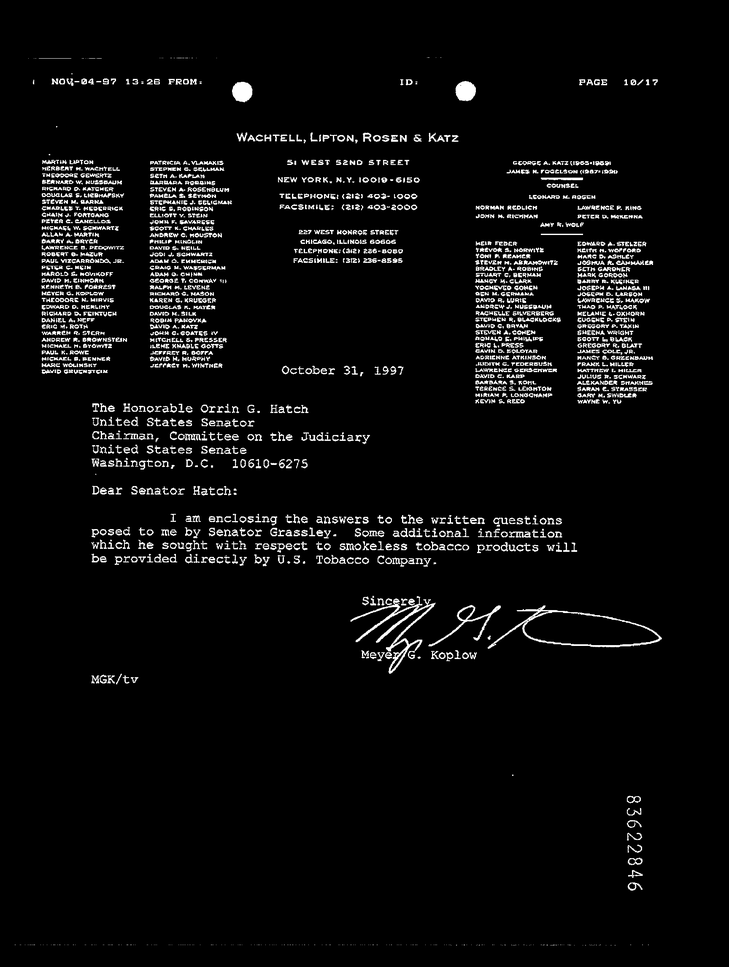
#> input picture Dataset_sig/aam09c00.png, 729 x 967 px, shrunk from 1728 x 2292 before the run; its folder holds only this picture in this run
$ jupyter execute --allow-errors Main.ipynb
#> lines starting #> are read from the running program, lines starting #| are printed output that depends on the picture; after the words box and inside, x2 and y2 are one past the last pixel; in counts of white or black regions, pixels touching at a corner belong together
[cell 1]
# Imports for project
#Current MO, copy a project and see if it works just for funsies

import os
import cv2
import matplotlib.pyplot as plt
import numpy as np
import matplotlib.pyplot as pylab

from skimage.io import imread
from skimage.color import rgb2gray, label2rgb
from skimage import measure, morphology, exposure
from skimage.measure import regionprops
#from skimage.filters import threshold_otsu
from skimage.morphology import square, dilation, closing

def plot_image(image, title=""):
    pylab.title(title, size=20), pylab.imshow(image)
    pylab.axis("off")

[cell 2]
#Get directory for the dataset, this has to be changed based on the name of the folder holding the image dataset
rootdir = '..\SignatureExtraction\Dataset_sig'

#Initialize an array for the images to analyze
docs = []

#Loop through the folder and append files to array
for subdir, _, files in os.walk(rootdir):
    for file in files:
        #There is a .txt file inside of the dataset
        if(file.endswith('.txt')):
            continue
        else:
            docs.append(os.path.join(subdir, file))
#> further down, im is the input picture: shape (967, 729); min 0, max 255, mean 11.8

#Loop for debugging
#for doc in docs:
#    print(doc)

[cell 3]
#Approach 2 for Signature Extraction
#Begin by defining the function where all signature extraction will take place
def signature_extraction(src_im):
    #Check if the input is a numpy array
    im = rgb2gray(src_im)

    #Threshold the image to ensure it's in binary
    im_t = cv2.threshold(im, 127, 255, cv2.THRESH_BINARY)[1]
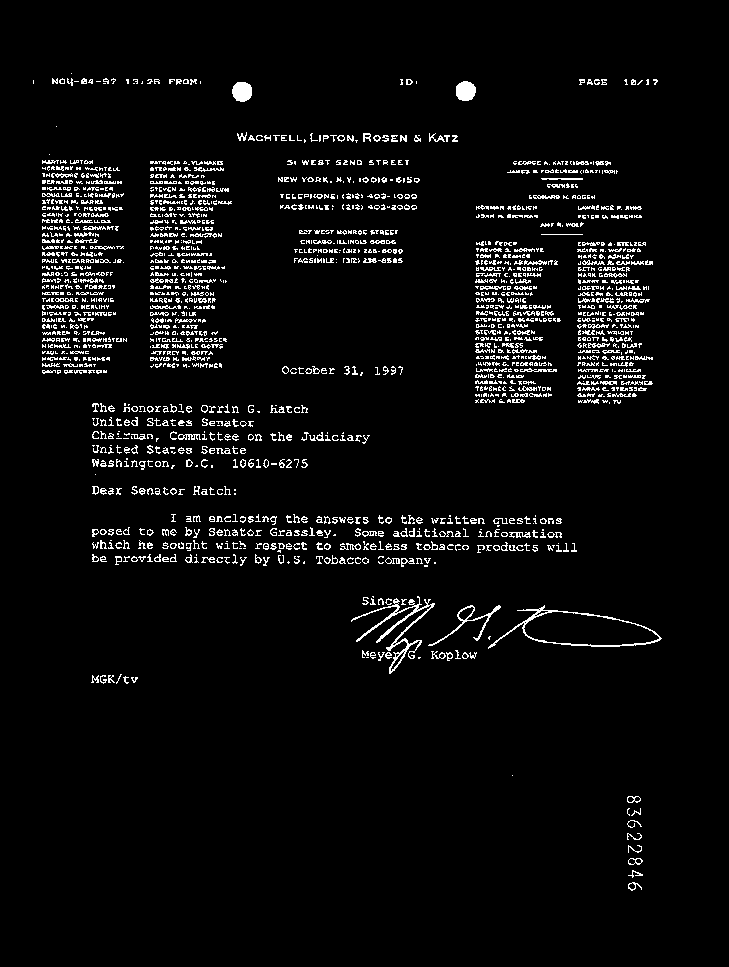
#> im_t: shape (967, 729); 4.5% white in thin lines or dots, all inside (x1, y1, x2, y2) = (33, 73, 662, 891)

    #Attempts to erode and dilate elements using different structures, failed
    """
    #Smaller elements
    structure = cv2.getStructuringElement(cv2.MORPH_CROSS, (2,2))
    eroded = cv2.erode(im_t, structure, iterations = 1)
    structure = cv2.getStructuringElement(cv2.MORPH_ELLIPSE, (2,2))
    dilated = cv2.dilate(eroded, structure, iterations = 1)
    """


    #Connected component analysis (according to link below)
    #measure.label creates an array of connected areas. If an area is connected then it shares the same integer values
    #https://scikit-image.org/docs/stable/api/skimage.measure.html#skimage.measure.label
    blobs_labels = measure.label(im_t, background=0)
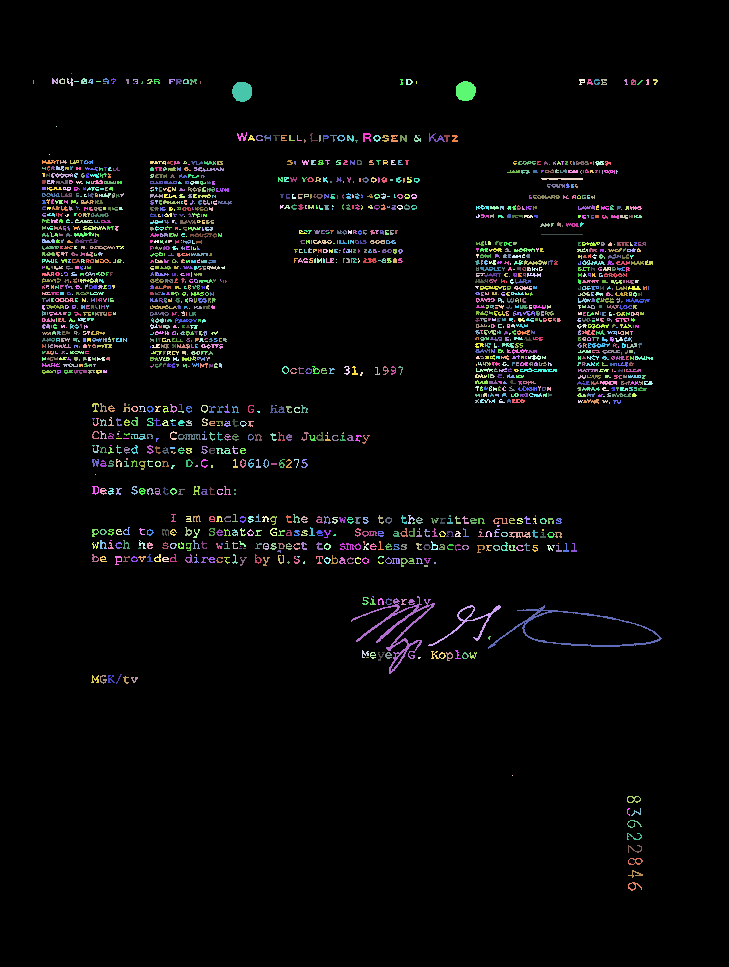
#> blobs_labels: shape (967, 729) int64; 1736 distinct labels, from 0 to 1735; one colour per label, 0 black

    #Parameter to control upper outlier range
    parameter_1 = 18
    #Parameter to control percentile range for lower boundary
    percent = 99.5

    #This is the method that loops through every connected component and finds the largest one
    #max_component = 0
    total_area = 0
    counter = 0
    average = 0.0

    areas = [r.area for r in regionprops(blobs_labels)]
#> areas = 1735 values, max 934 at index 1699, min 1 at index 0, mean 18.34
    percentile = np.percentile(sorted(areas), percent)
#> percentile = 73.33
    #print(string("Percentile: " + str(percentile))

    """
    #Method to find total area, used to find average
    for region in regionprops(blobs_labels):
        if (region.area > 10):
            total_area = total_area + region.area
            counter = counter + 1

    #This computes the average size of components, another approach
    #average = (total_area/counter)
    """

    #Debugging
    #print("the_biggest_component: " + str(max_component))
    #print("average: " + str(average))

    #This represents the threshold for elements too small
    small_outlier = percentile
#> small_outlier = 73.33

    #This computes the threshold for elements too large
    large_outlier = small_outlier*parameter_1
#> large_outlier = 1319.9
    #print("large_outlier: " + str(large_outlier))

    #This removed the small objects using the previous thresholds
    #https://scikit-image.org/docs/stable/api/skimage.morphology.html#skimage.morphology.remove_small_objects
    #From the list of connected object, anything smaller than the minimum outlier is removed
    pre_version = morphology.remove_small_objects(blobs_labels, small_outlier)
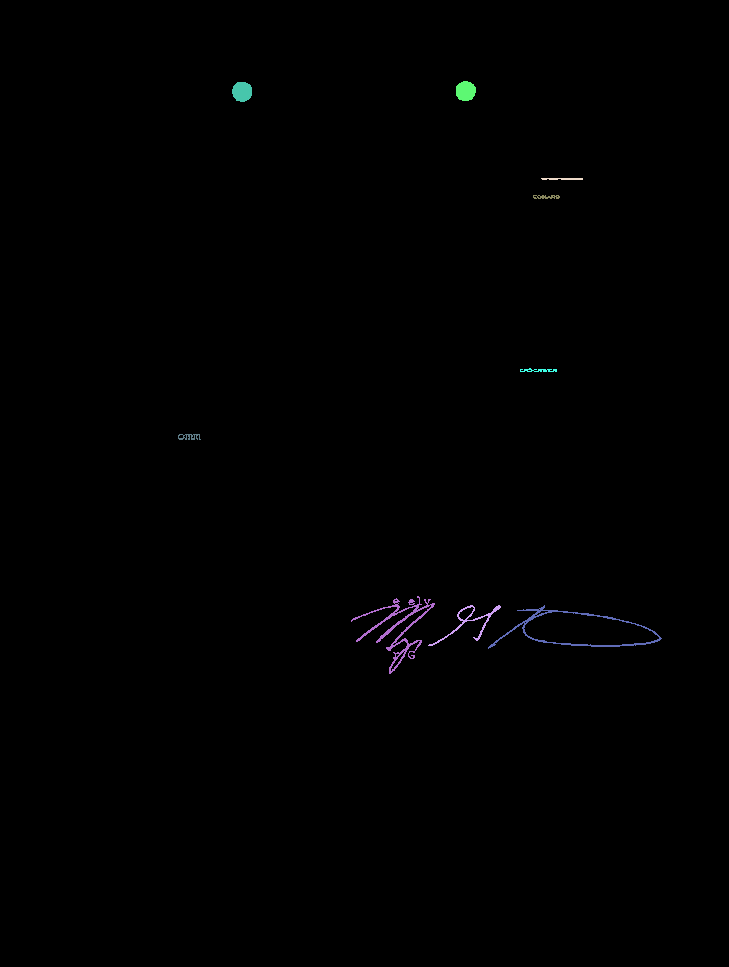
#> pre_version: shape (967, 729) int64; 10 distinct labels, from 0 to 1707; one colour per label, 0 black

    #Get the areas that are too large and set them to 0
    too_large = areas > large_outlier
    mask = too_large[pre_version]
#> mask: shape (967, 729) bool; every value is 0
    pre_version[mask] = 0


    #END


    """
    Inspiration and concepts from:
    @ONLINE{hse,
        author = "Ahmet Özlü",
        title  = "Overlapped handwritten signature extraction from scanned documents",
        year   = "2018",
        url    = "https://github.com/ahmetozlu/signature_extractor"
    }
    """


    return pre_version

[cell 4]
from scipy import ndimage as ndi

#This is the signature extraction experimental function
#Begin by defining the function where all signature extraction will take place
def signature_extraction_experimental(src_im):
    #Check if the input is a numpy array

    # Step 1: Convert to grayscale
    im = rgb2gray(src_im)

    # Step 2: Preprocessing
    img_blur = cv2.medianBlur(im, 5) # Applying median blur
    img_contrast = cv2.equalizeHist(img_blur) # Apply equalization historgram to increase contrast

    # define beta to change brightness
    beta = 10 # Brightness control

    # call convertScaleAbs function
    brightened = cv2.convertScaleAbs(img_contrast, beta=beta)

    # Step 3: Thresholding using Otsu's method
    _, img_thresh = cv2.threshold(brightened, 0, 255, cv2.THRESH_BINARY+cv2.THRESH_OTSU)
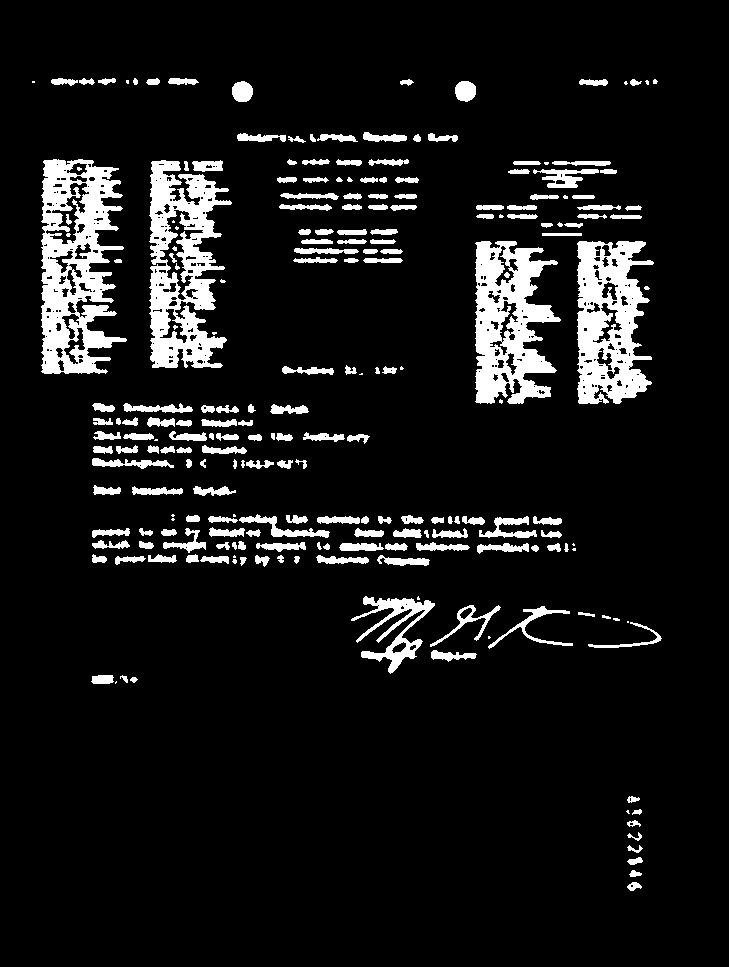
#> img_thresh: shape (967, 729); 9.1% white; 227 white regions (36 under 20 px)

    # Step 4: Contour Detection
    # FindContours(image, mode, method)
    # mode = Retrieves all contours and puts them into a hierarchy
    # method = Retrieves contrours and stores them as 4 points
    contours, _ = cv2.findContours(img_thresh, cv2.RETR_EXTERNAL, cv2.CHAIN_APPROX_SIMPLE)
#> contours = 217 contours, 43 with area under 20; largest, box (x1, y1, x2, y2) and area: (41, 159, 127, 374) 12566, (149, 160, 232, 368) 10664, (475, 241, 561, 404) 9198, (577, 241, 654, 404) 9119, (351, 596, 435, 674) 1828

    # Check if any contours were found
    if len(contours) == 0:
        print("No contours found. Unable to extract signature.")
        return

    #Check the ratio of width to height for each contour
    contours_ratiod = []
    for c in contours:
        _, _, w, h = cv2.boundingRect(c)
        if w > 1.2*h:
            contours_ratiod.append(c)
#> this loop made 217 passes
#> (w, h) on passes 1 to 3: (15, 9), (13, 7), (16, 8)
#> after the loop, contours_ratiod = 164 contours, 16 with area under 20; largest, box (x1, y1, x2, y2) and area: (533, 169, 599, 188) 524, (239, 514, 330, 538) 502, (488, 606, 573, 649) 455, (430, 605, 501, 647) 452, (479, 516, 537, 538) 438

    #contour area gets the area of each contour after ratios were checked
    contour_areas = [cv2.contourArea(c) for c in contours_ratiod]
#> contour_areas = 164 values, max 524 at index 140, min 1.5 at index 90, mean 111.8

    #Retrieves the largest contour's index
    max_contour_index = np.argmax(contour_areas)
#> max_contour_index = 140

    #Stores that contour
    signature_contour = contours_ratiod[max_contour_index]
#> signature_contour = contour of 77 points, box (x1, y1, x2, y2) (533, 169, 599, 188), area 524

    # Step 5: Bounding Box
    x, y, w, h = cv2.boundingRect(signature_contour)
#> x = 533; y = 169; w = 66; h = 19
    bounding_box = cv2.rectangle(im.copy(), (x, y), (x+w, y+h), (0, 255, 0), 2)

    # Step 6: Extracting the Signature
    extracted_signature = im.copy()[y:y+h, x:x+w]

    #END TEST


    return extracted_signature

[cell 5]
im = imread(docs[0])

im_test = signature_extraction(im)
im_ex = signature_extraction_experimental(im)

fig, (axes1, axes2, axes3) = pylab.subplots(1, 3, figsize=(20, 10))
axes1.axis('off'), axes1.imshow(im, cmap=pylab.cm.gray),
axes1.set_title('Original image')
axes2.axis('off'), axes2.imshow(im_test, cmap=pylab.cm.gray),
axes2.set_title('Segmented Default')
axes3.axis('off'), axes3.imshow(im_ex, cmap=pylab.cm.gray),
axes3.set_title('Segmented Experimental')
pylab.show()
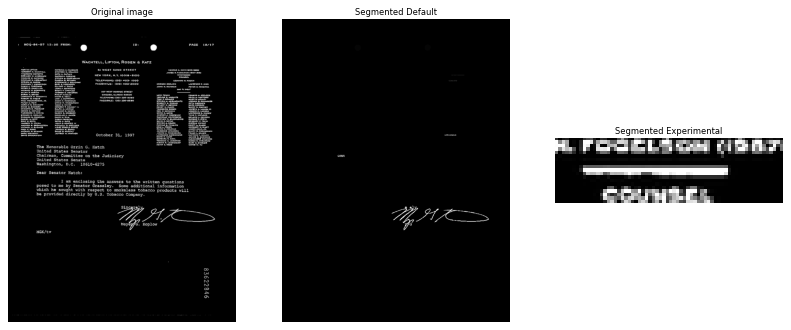
#> figure drawn by matplotlib, 3 panels

$ run again, on Dataset_sig/adn64a00-page02_2.png
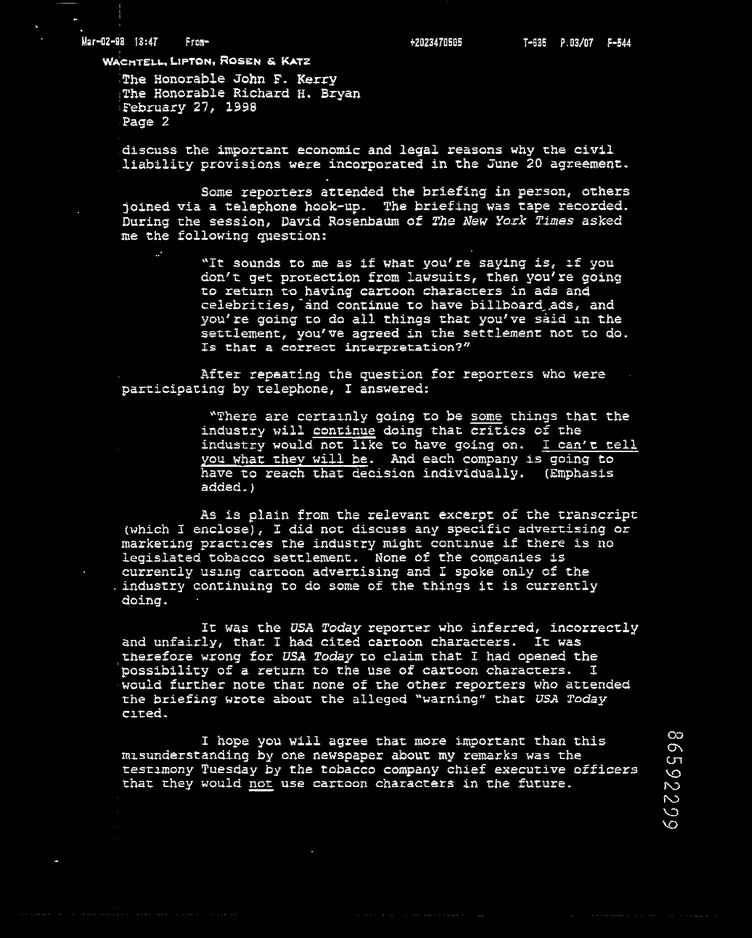
#> input picture Dataset_sig/adn64a00-page02_2.png, 752 x 938 px, shrunk from 1728 x 2156 before the run
#> im is the input picture: shape (938, 752); min 0, max 255, mean 16.7
#> im_t: shape (938, 752); 6.4% white in thin lines or dots, all inside (x1, y1, x2, y2) = (36, 19, 683, 862)
#> blobs_labels: shape (938, 752) int64; 2036 distinct labels, from 0 to 2035
#> areas = 2035 values, max 356 at index 1039, min 1 at index 12, mean 22.17
#> percentile = 77.32
#> large_outlier = 1391.8
#> pre_version: shape (938, 752) int64; 12 distinct labels, from 0 to 1901
#> mask: shape (938, 752) bool; every value is 0
#> in signature_extraction_experimental, `_, img_thresh = cv2.threshold(brightened, 0, 255, cv2.THRESH_BINARY+cv..`:
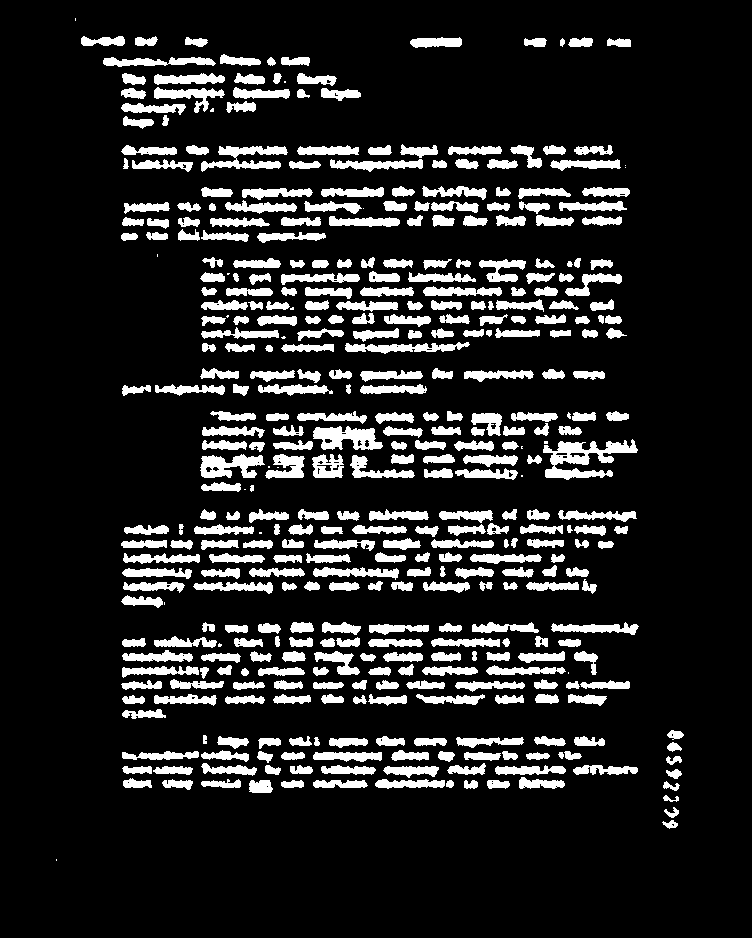
#> img_thresh: shape (938, 752); 14% white; 418 white regions (23 under 20 px)
#> contours = 418 contours, 25 with area under 20; largest, box (x1, y1, x2, y2) and area: (543, 439, 638, 480) 1572, (313, 426, 383, 450) 1034, (200, 454, 265, 478) 896, (201, 146, 288, 172) 862, (345, 342, 470, 354) 663
#> the loop in signature_extraction_experimental, `for c in contours:` made 418 passes
#> (w, h) on passes 2 to 4: (16, 9), (15, 11), (16, 7)
#> after the loop in signature_extraction_experimental, `for c in contours:`: contours_ratiod = 368 contours, 7 with area under 20; largest, box (x1, y1, x2, y2) and area: (543, 439, 638, 480) 1572, (313, 426, 383, 450) 1034, (200, 454, 265, 478) 896, (201, 146, 288, 172) 862, (345, 342, 470, 354) 663
#> contour_areas = 368 values, max 1572.5 at index 192, min 0 at index 171, mean 220.2
#> max_contour_index = 192
#> signature_contour = contour of 233 points, box (x1, y1, x2, y2) (543, 439, 638, 480), area 1572
#> in signature_extraction_experimental, `x, y, w, h = cv2.boundingRect(signature_contour)`: x = 543; y = 439; w = 95; h = 41
#> in signature_extraction_experimental, `extracted_signature = im.copy()[y:y+h, x:x+w]`:
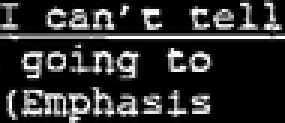
#> extracted_signature: shape (41, 95) (shown 3 times larger); min 0, max 255, mean 47.6
